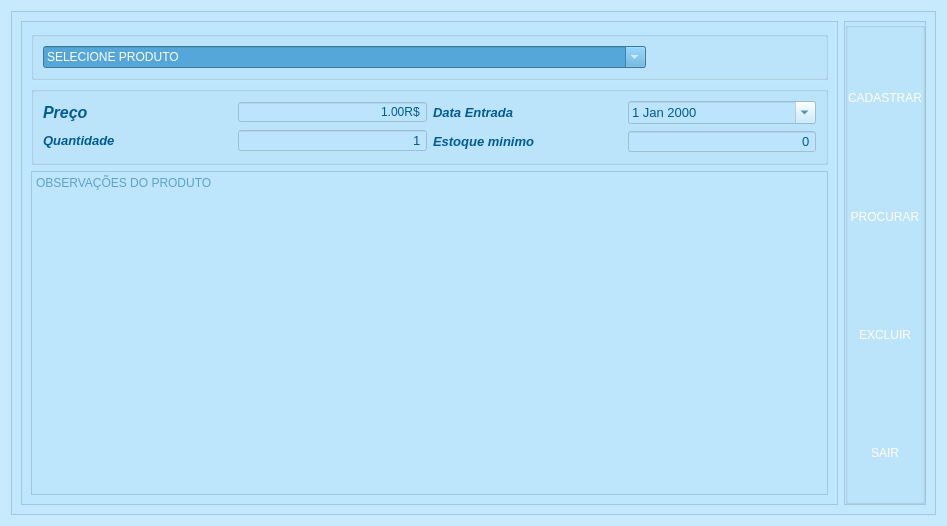
<?xml version="1.0" encoding="UTF-8"?>
<ui version="4.0">
 <class>Form</class>
 <widget class="QWidget" name="Form">
  <property name="geometry">
   <rect>
    <x>0</x>
    <y>0</y>
    <width>947</width>
    <height>526</height>
   </rect>
  </property>
  <property name="minimumSize">
   <size>
    <width>947</width>
    <height>526</height>
   </size>
  </property>
  <property name="maximumSize">
   <size>
    <width>947</width>
    <height>526</height>
   </size>
  </property>
  <property name="windowTitle">
   <string>CADASTRO ESTOQUE - ASSISTENCIA TECNICA DE MANUNTEÇÃO</string>
  </property>
  <property name="windowIcon">
   <iconset resource="../IMG/recursos.qrc">
    <normaloff>:/img/technician.svg</normaloff>:/img/technician.svg</iconset>
  </property>
  <property name="styleSheet">
   <string notr="true">#principal{
	background-image: url(:/img/tecnico.jpg);
}

QWidget{		
	background-color: rgb(188, 230, 254, 150);
}


QLineEdit, QComboBox{				
	color: rgb(255, 255, 255);
	background-color: rgb(84, 167, 216);
}

QLineEdit:hover, QComboBox:hover{				
background-color: rgb(1, 92, 146);
}


QLabel{	
	background-color: rgba(255, 255, 255, 0);	
	color: rgb(1, 92, 146);
}

#label_14,#label_15,#label_16, #label_17{	
	color: rgb(255, 255, 255);
}

#observacao{
color: rgb(1, 92, 146);
}

QDateEdit, QSpinBox, QDoubleSpinBox{
color: rgb(1, 92, 146);
}</string>
  </property>
  <layout class="QVBoxLayout" name="verticalLayout_7">
   <item>
    <widget class="QFrame" name="principal">
     <property name="frameShape">
      <enum>QFrame::StyledPanel</enum>
     </property>
     <property name="frameShadow">
      <enum>QFrame::Raised</enum>
     </property>
     <layout class="QHBoxLayout" name="horizontalLayout_21">
      <item>
       <widget class="QFrame" name="frame">
        <property name="frameShape">
         <enum>QFrame::StyledPanel</enum>
        </property>
        <property name="frameShadow">
         <enum>QFrame::Raised</enum>
        </property>
        <layout class="QVBoxLayout" name="verticalLayout_4">
         <item>
          <widget class="QGroupBox" name="groupBox">
           <property name="title">
            <string/>
           </property>
           <layout class="QHBoxLayout" name="horizontalLayout_5">
            <item>
             <layout class="QHBoxLayout" name="horizontalLayout">
              <property name="spacing">
               <number>0</number>
              </property>
              <item>
               <widget class="QComboBox" name="produto">
                <property name="minimumSize">
                 <size>
                  <width>278</width>
                  <height>0</height>
                 </size>
                </property>
                <property name="font">
                 <font>
                  <pointsize>9</pointsize>
                  <weight>50</weight>
                  <italic>false</italic>
                  <bold>false</bold>
                 </font>
                </property>
                <property name="editable">
                 <bool>true</bool>
                </property>
                <item>
                 <property name="text">
                  <string>SELECIONE PRODUTO</string>
                 </property>
                </item>
               </widget>
              </item>
              <item>
               <widget class="QPushButton" name="add_produto">
                <property name="sizePolicy">
                 <sizepolicy hsizetype="Minimum" vsizetype="Fixed">
                  <horstretch>0</horstretch>
                  <verstretch>0</verstretch>
                 </sizepolicy>
                </property>
                <property name="maximumSize">
                 <size>
                  <width>85</width>
                  <height>16777215</height>
                 </size>
                </property>
                <property name="toolTip">
                 <string>&lt;html&gt;&lt;head/&gt;&lt;body&gt;&lt;p&gt;Adicione novo produto!&lt;/p&gt;&lt;/body&gt;&lt;/html&gt;</string>
                </property>
                <property name="text">
                 <string/>
                </property>
                <property name="icon">
                 <iconset resource="../IMG/recursos.qrc">
                  <normaloff>:/img/add-round-button-svgrepo-com.svg</normaloff>:/img/add-round-button-svgrepo-com.svg</iconset>
                </property>
                <property name="iconSize">
                 <size>
                  <width>30</width>
                  <height>29</height>
                 </size>
                </property>
                <property name="flat">
                 <bool>true</bool>
                </property>
               </widget>
              </item>
              <item>
               <widget class="QPushButton" name="edi_produto">
                <property name="sizePolicy">
                 <sizepolicy hsizetype="Minimum" vsizetype="Fixed">
                  <horstretch>0</horstretch>
                  <verstretch>0</verstretch>
                 </sizepolicy>
                </property>
                <property name="maximumSize">
                 <size>
                  <width>85</width>
                  <height>16777215</height>
                 </size>
                </property>
                <property name="toolTip">
                 <string>&lt;html&gt;&lt;head/&gt;&lt;body&gt;&lt;p&gt;&lt;span style=&quot; font-weight:600;&quot;&gt;Edite&lt;/span&gt; ou &lt;span style=&quot; font-weight:600;&quot;&gt;visualize&lt;/span&gt; esse produto!&lt;/p&gt;&lt;/body&gt;&lt;/html&gt;</string>
                </property>
                <property name="text">
                 <string/>
                </property>
                <property name="icon">
                 <iconset resource="../IMG/recursos.qrc">
                  <normaloff>:/img/box.svg</normaloff>:/img/box.svg</iconset>
                </property>
                <property name="iconSize">
                 <size>
                  <width>38</width>
                  <height>44</height>
                 </size>
                </property>
                <property name="flat">
                 <bool>true</bool>
                </property>
               </widget>
              </item>
             </layout>
            </item>
           </layout>
          </widget>
         </item>
         <item>
          <widget class="QGroupBox" name="groupBox_2">
           <property name="title">
            <string/>
           </property>
           <layout class="QHBoxLayout" name="horizontalLayout_6">
            <item>
             <layout class="QVBoxLayout" name="verticalLayout_2">
              <item>
               <layout class="QHBoxLayout" name="horizontalLayout_2">
                <item>
                 <widget class="QLabel" name="label_2">
                  <property name="font">
                   <font>
                    <pointsize>12</pointsize>
                    <weight>75</weight>
                    <italic>true</italic>
                    <bold>true</bold>
                   </font>
                  </property>
                  <property name="text">
                   <string>Preço</string>
                  </property>
                 </widget>
                </item>
                <item>
                 <widget class="QDoubleSpinBox" name="preco">
                  <property name="alignment">
                   <set>Qt::AlignRight|Qt::AlignTrailing|Qt::AlignVCenter</set>
                  </property>
                  <property name="buttonSymbols">
                   <enum>QAbstractSpinBox::NoButtons</enum>
                  </property>
                  <property name="showGroupSeparator" stdset="0">
                   <bool>true</bool>
                  </property>
                  <property name="suffix">
                   <string>R$</string>
                  </property>
                  <property name="maximum">
                   <double>9999.989999999999782</double>
                  </property>
                  <property name="value">
                   <double>1.000000000000000</double>
                  </property>
                 </widget>
                </item>
               </layout>
              </item>
              <item>
               <layout class="QHBoxLayout" name="horizontalLayout_3">
                <item>
                 <widget class="QLabel" name="label_32">
                  <property name="font">
                   <font>
                    <pointsize>10</pointsize>
                    <weight>75</weight>
                    <italic>true</italic>
                    <bold>true</bold>
                   </font>
                  </property>
                  <property name="toolTip">
                   <string>&lt;html&gt;&lt;head/&gt;&lt;body&gt;&lt;p&gt;QUANTIDADE DE ENTRADA PARA O ESTOQUE&lt;/p&gt;&lt;/body&gt;&lt;/html&gt;</string>
                  </property>
                  <property name="text">
                   <string>Quantidade</string>
                  </property>
                 </widget>
                </item>
                <item>
                 <widget class="QSpinBox" name="quantidade">
                  <property name="font">
                   <font>
                    <pointsize>10</pointsize>
                    <weight>50</weight>
                    <italic>false</italic>
                    <bold>false</bold>
                   </font>
                  </property>
                  <property name="toolTip">
                   <string>&lt;html&gt;&lt;head/&gt;&lt;body&gt;&lt;p&gt;QUANTIDADE DE ENTRADA PARA O ESTOQUE&lt;/p&gt;&lt;/body&gt;&lt;/html&gt;</string>
                  </property>
                  <property name="alignment">
                   <set>Qt::AlignRight|Qt::AlignTrailing|Qt::AlignVCenter</set>
                  </property>
                  <property name="buttonSymbols">
                   <enum>QAbstractSpinBox::NoButtons</enum>
                  </property>
                  <property name="minimum">
                   <number>1</number>
                  </property>
                  <property name="maximum">
                   <number>999</number>
                  </property>
                 </widget>
                </item>
               </layout>
              </item>
             </layout>
            </item>
            <item>
             <layout class="QVBoxLayout" name="verticalLayout_3">
              <item>
               <layout class="QHBoxLayout" name="horizontalLayout_4">
                <item>
                 <widget class="QLabel" name="label_31">
                  <property name="font">
                   <font>
                    <pointsize>10</pointsize>
                    <weight>75</weight>
                    <italic>true</italic>
                    <bold>true</bold>
                   </font>
                  </property>
                  <property name="text">
                   <string>Data Entrada</string>
                  </property>
                 </widget>
                </item>
                <item>
                 <widget class="QDateEdit" name="data_entrada">
                  <property name="font">
                   <font>
                    <pointsize>10</pointsize>
                    <weight>50</weight>
                    <italic>false</italic>
                    <bold>false</bold>
                   </font>
                  </property>
                  <property name="toolTip">
                   <string>&lt;html&gt;&lt;head/&gt;&lt;body&gt;&lt;p&gt;Informe o dia de &lt;span style=&quot; font-weight:600;&quot;&gt;entrada do produto!&lt;/span&gt;&lt;/p&gt;&lt;p&gt;&lt;img src=&quot;:/img/img/cuidado.svg&quot;/&gt; A data &lt;span style=&quot; font-weight:600;&quot;&gt;não pode ser maior que o dia de hoje!&lt;/span&gt;&lt;img src=&quot;:/img/img/cuidado.svg&quot;/&gt;&lt;/p&gt;&lt;/body&gt;&lt;/html&gt;</string>
                  </property>
                  <property name="calendarPopup">
                   <bool>true</bool>
                  </property>
                 </widget>
                </item>
               </layout>
              </item>
              <item>
               <layout class="QHBoxLayout" name="horizontalLayout_8">
                <item>
                 <widget class="QLabel" name="label_33">
                  <property name="font">
                   <font>
                    <pointsize>10</pointsize>
                    <weight>75</weight>
                    <italic>true</italic>
                    <bold>true</bold>
                   </font>
                  </property>
                  <property name="toolTip">
                   <string>&lt;html&gt;&lt;head/&gt;&lt;body&gt;&lt;p&gt;&lt;br/&gt;&lt;/p&gt;&lt;p&gt;QUANTIDADE DE MINIMA PARA RECEBER COMO ALERTA DE ESTOQUE BAIXO&lt;/p&gt;&lt;/body&gt;&lt;/html&gt;</string>
                  </property>
                  <property name="text">
                   <string>Estoque minimo</string>
                  </property>
                 </widget>
                </item>
                <item>
                 <widget class="QSpinBox" name="estoque_min">
                  <property name="font">
                   <font>
                    <pointsize>10</pointsize>
                    <weight>50</weight>
                    <italic>false</italic>
                    <bold>false</bold>
                   </font>
                  </property>
                  <property name="toolTip">
                   <string>&lt;html&gt;&lt;head/&gt;&lt;body&gt;&lt;p&gt;QUANTIDADE DE MINIMA PARA RECEBER COMO ALERTA DE ESTOQUE BAIXO&lt;/p&gt;&lt;/body&gt;&lt;/html&gt;</string>
                  </property>
                  <property name="alignment">
                   <set>Qt::AlignRight|Qt::AlignTrailing|Qt::AlignVCenter</set>
                  </property>
                  <property name="buttonSymbols">
                   <enum>QAbstractSpinBox::NoButtons</enum>
                  </property>
                  <property name="minimum">
                   <number>0</number>
                  </property>
                  <property name="maximum">
                   <number>9999</number>
                  </property>
                  <property name="value">
                   <number>0</number>
                  </property>
                 </widget>
                </item>
               </layout>
              </item>
             </layout>
            </item>
           </layout>
          </widget>
         </item>
         <item>
          <widget class="QPlainTextEdit" name="observacao">
           <property name="placeholderText">
            <string>OBSERVAÇÕES DO PRODUTO</string>
           </property>
          </widget>
         </item>
        </layout>
       </widget>
      </item>
      <item>
       <widget class="QFrame" name="frame_2">
        <property name="frameShape">
         <enum>QFrame::StyledPanel</enum>
        </property>
        <property name="frameShadow">
         <enum>QFrame::Raised</enum>
        </property>
        <layout class="QVBoxLayout" name="verticalLayout">
         <property name="spacing">
          <number>6</number>
         </property>
         <property name="leftMargin">
          <number>0</number>
         </property>
         <property name="topMargin">
          <number>0</number>
         </property>
         <property name="rightMargin">
          <number>0</number>
         </property>
         <property name="bottomMargin">
          <number>0</number>
         </property>
         <item>
          <widget class="QGroupBox" name="groupBox_5">
           <property name="maximumSize">
            <size>
             <width>16777215</width>
             <height>16777215</height>
            </size>
           </property>
           <property name="title">
            <string/>
           </property>
           <layout class="QVBoxLayout" name="verticalLayout_8">
            <property name="spacing">
             <number>0</number>
            </property>
            <property name="sizeConstraint">
             <enum>QLayout::SetDefaultConstraint</enum>
            </property>
            <property name="leftMargin">
             <number>0</number>
            </property>
            <property name="topMargin">
             <number>0</number>
            </property>
            <property name="rightMargin">
             <number>0</number>
            </property>
            <property name="bottomMargin">
             <number>0</number>
            </property>
            <item>
             <widget class="QPushButton" name="cadastrar">
              <property name="text">
               <string/>
              </property>
              <property name="icon">
               <iconset resource="../IMG/recursos.qrc">
                <normaloff>:/img/save.svg</normaloff>:/img/save.svg</iconset>
              </property>
              <property name="iconSize">
               <size>
                <width>41</width>
                <height>52</height>
               </size>
              </property>
              <property name="flat">
               <bool>true</bool>
              </property>
             </widget>
            </item>
            <item>
             <widget class="QLabel" name="label_14">
              <property name="text">
               <string>CADASTRAR</string>
              </property>
              <property name="alignment">
               <set>Qt::AlignCenter</set>
              </property>
             </widget>
            </item>
            <item>
             <widget class="QPushButton" name="procurar">
              <property name="text">
               <string/>
              </property>
              <property name="icon">
               <iconset resource="../IMG/recursos.qrc">
                <normaloff>:/img/find-my-friend.svg</normaloff>:/img/find-my-friend.svg</iconset>
              </property>
              <property name="iconSize">
               <size>
                <width>41</width>
                <height>52</height>
               </size>
              </property>
              <property name="flat">
               <bool>true</bool>
              </property>
             </widget>
            </item>
            <item>
             <widget class="QLabel" name="label_15">
              <property name="enabled">
               <bool>false</bool>
              </property>
              <property name="text">
               <string>PROCURAR</string>
              </property>
              <property name="alignment">
               <set>Qt::AlignCenter</set>
              </property>
             </widget>
            </item>
            <item>
             <widget class="QPushButton" name="excluir">
              <property name="text">
               <string/>
              </property>
              <property name="icon">
               <iconset resource="../IMG/recursos.qrc">
                <normaloff>:/img/remove.svg</normaloff>:/img/remove.svg</iconset>
              </property>
              <property name="iconSize">
               <size>
                <width>41</width>
                <height>52</height>
               </size>
              </property>
              <property name="flat">
               <bool>true</bool>
              </property>
             </widget>
            </item>
            <item>
             <widget class="QLabel" name="label_16">
              <property name="text">
               <string>EXCLUIR</string>
              </property>
              <property name="alignment">
               <set>Qt::AlignCenter</set>
              </property>
             </widget>
            </item>
            <item>
             <widget class="QPushButton" name="sair">
              <property name="text">
               <string/>
              </property>
              <property name="icon">
               <iconset resource="../IMG/recursos.qrc">
                <normaloff>:/img/cross.svg</normaloff>:/img/cross.svg</iconset>
              </property>
              <property name="iconSize">
               <size>
                <width>41</width>
                <height>52</height>
               </size>
              </property>
              <property name="flat">
               <bool>true</bool>
              </property>
             </widget>
            </item>
            <item>
             <widget class="QLabel" name="label_17">
              <property name="text">
               <string>SAIR</string>
              </property>
              <property name="alignment">
               <set>Qt::AlignCenter</set>
              </property>
             </widget>
            </item>
           </layout>
          </widget>
         </item>
        </layout>
       </widget>
      </item>
     </layout>
    </widget>
   </item>
  </layout>
 </widget>
 <resources>
  <include location="../IMG/recursos.qrc"/>
 </resources>
 <connections/>
</ui>
